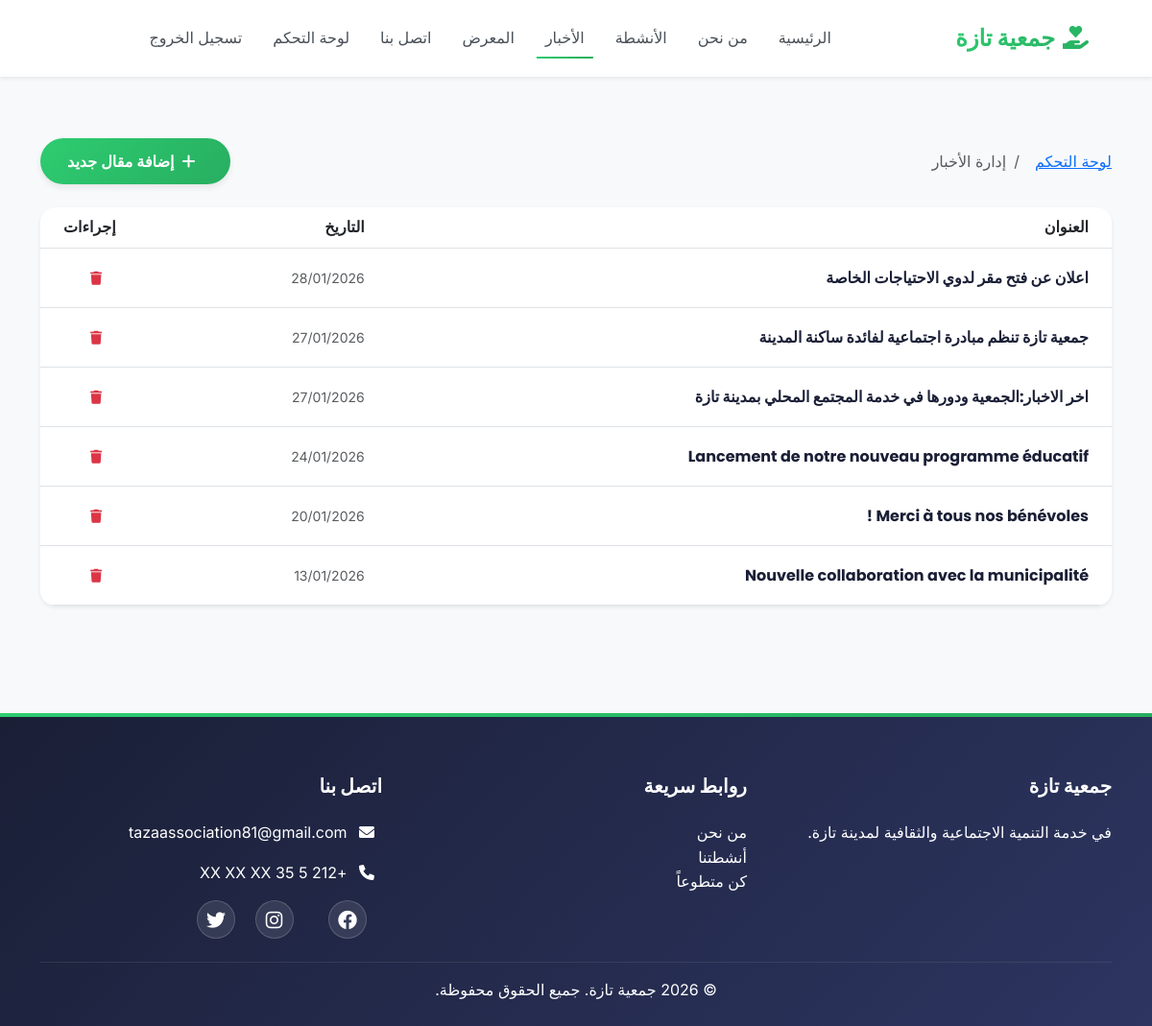
Screenshot of /admin/news/manage (signed in) with the database file from the repository.
### app/models.py (models this page shows)
class News(db.Model):
    id = db.Column(db.Integer, primary_key=True)
    title = db.Column(db.String(100), nullable=False)
    date_posted = db.Column(db.DateTime, nullable=False, default=datetime.utcnow)
    content = db.Column(db.Text, nullable=False)
    image_file = db.Column(db.String(20), nullable=False, default='default.jpg')

### app/routes.py (the view)
@main.route('/admin/news/manage')
@login_required
def manage_news():
    news_items = News.query.order_by(News.date_posted.desc()).all()
    return render_template('admin/manage_news.html', news_items=news_items)

### app/__init__.py (called while the page is built)
def create_app(config_class=Config):
    app = Flask(__name__)
    app.config.from_object(config_class)
    db.init_app(app)
    mail.init_app(app)
    from flask_login import LoginManager
    login_manager = LoginManager()
    login_manager.login_view = 'main.login'
    login_manager.init_app(app)
    @login_manager.user_loader
    def load_user(user_id):
        from app.models import User
        return User.query.get(int(user_id))
    from app.routes import main
    app.register_blueprint(main)
    with app.app_context():
        from app import models
        db.create_all()
    return app

### app/templates/admin/manage_news.html (shortened to what this page needs)
{% extends "base.html" %}
{% block content %}
<div class="container py-5">
    <div class="d-flex justify-content-between align-items-center mb-4">
        <nav aria-label="breadcrumb">
            <ol class="breadcrumb mb-0">
                <li class="breadcrumb-item"><a href="{{ url_for('main.dashboard') }}">لوحة التحكم</a></li>
                <li class="breadcrumb-item active">إدارة الأخبار</li>
            </ol>
        </nav>
        <a href="{{ url_for('main.add_news') }}" class="btn btn-primary">
            <i class="fas fa-plus me-2"></i>إضافة مقال جديد
        </a>
    </div>
    <div class="card shadow-sm border-0">
        <div class="card-body p-0">
            <div class="table-responsive">
                <table class="table table-hover align-middle mb-0">
                    <thead class="bg-light">
                        <tr>
                            <th class="ps-4">العنوان</th>
                            <th>التاريخ</th>
                            <th class="text-end pe-4">إجراءات</th>
                        </tr>
                    </thead>
                    <tbody>
                        {% for item in news_items %}
                        <tr>
                            <td class="ps-4">
                                <h6 class="mb-0">{{ item.title }}</h6>
                            </td>
                            <td>
                                <small class="text-muted">{{ item.date_posted.strftime('%d/%m/%Y') }}</small>
                            </td>
                            <td class="text-end pe-4">
                                <form action="{{ url_for('main.delete_news', news_id=item.id) }}" method="POST"
                                    class="d-inline" onsubmit="return confirm('هل أنت متأكد من حذف هذا المقال؟');">
                                    <button type="submit" class="btn btn-sm btn-outline-danger">
                                        <i class="fas fa-trash"></i>
                                    </button>
                                </form>
                            </td>
                        </tr>
                        {% endfor %}
                    </tbody>
                </table>
            </div>
        </div>
    </div>
</div>
{% endblock %}

### app/static/css/style.css (style rules this page uses)
:root { --primary-dark: #1a1f36; --primary-main: #2d3561; --primary-light: #4a5180; --secondary-dark: #1e8449; --secondary-main: #27ae60; --secondary-light: #52c77a; --accent-orange: #e67e22; --accent-purple: #8e44ad; --accent-blue: #3498db; --accent-red: #e74c3c; --gradient-primary: linear-gradient(135deg, #667eea 0%, #764ba2 100%); --gradient-secondary: linear-gradient(135deg, #2ecc71 0%, #27ae60 100%); --gradient-warm: linear-gradient(135deg, #f093fb 0%, #f5576c 100%); --gradient-ocean: linear-gradient(135deg, #4facfe 0%, #00f2fe 100%); --gradient-sunset: linear-gradient(135deg, #fa709a 0%, #fee140 100%); --gradient-dark: linear-gradient(135deg, #1a1f36 0%, #2d3561 100%); --white: #ffffff; --gray-50: #f8f9fa; --gray-100: #f1f3f5; --gray-200: #e9ecef; --gray-300: #dee2e6; --gray-400: #ced4da; --gray-500: #adb5bd; --gray-600: #6c757d; --gray-700: #495057; --gray-800: #343a40; --gray-900: #212529; --black: #000000; --shadow-sm: 0 2px 4px rgba(0, 0, 0, 0.05); --shadow-md: 0 4px 6px rgba(0, 0, 0, 0.07); --shadow-lg: 0 10px 15px rgba(0, 0, 0, 0.1); --shadow-xl: 0 20px 25px rgba(0, 0, 0, 0.15); --shadow-2xl: 0 25px 50px rgba(0, 0, 0, 0.25); --shadow-colored: 0 10px 30px rgba(103, 126, 234, 0.3); --glass-bg: rgba(255, 255, 255, 0.1); --glass-border: rgba(255, 255, 255, 0.18); --backdrop-blur: blur(10px); --spacing-xs: 0.5rem; --spacing-sm: 1rem; --spacing-md: 1.5rem; --spacing-lg: 2rem; --spacing-xl: 3rem; --spacing-2xl: 4rem; --radius-sm: 0.25rem; --radius-md: 0.5rem; --radius-lg: 1rem; --radius-xl: 1.5rem; --radius-full: 9999px; --transition-fast: 150ms ease-in-out; --transition-base: 250ms ease-in-out; --transition-slow: 350ms ease-in-out; }
* { margin: 0; padding: 0; box-sizing: border-box; }
html { scroll-behavior: smooth; }
body { font-family: 'Inter', -apple-system, BlinkMacSystemFont, 'Segoe UI', sans-serif; color: var(--gray-800); line-height: 1.6; background-color: var(--gray-50); overflow-x: hidden; }
h1, h2, h3, h4, h5, h6 { font-family: 'Poppins', sans-serif; font-weight: 700; line-height: 1.2; color: var(--primary-dark); }
.card { border: none; border-radius: var(--radius-lg); box-shadow: var(--shadow-md); transition: all var(--transition-base); overflow: hidden; background: var(--white); }
.btn { font-family: 'Inter', sans-serif; font-weight: 600; padding: 0.75rem 1.75rem; border-radius: var(--radius-full); transition: all var(--transition-base); border: none; position: relative; overflow: hidden; }
.btn-primary { background: var(--gradient-secondary); color: var(--white); box-shadow: var(--shadow-md); }

### rows the page displays
News: title "اعلان عن فتح مقر لدوي الاحتياجات الخاصة", date_posted "28/01/2026"
News: title "جمعية تازة تنظم مبادرة اجتماعية لفائدة ساكنة المدينة", date_posted "27/01/2026"
News: title "اخر الاخبار:الجمعية ودورها في خدمة المجتمع المحلي بمدينة تازة", date_posted "27/01/2026"
News: title "Lancement de notre nouveau programme éducatif", date_posted "24/01/2026"
News: title "Merci à tous nos bénévoles !", date_posted "20/01/2026"
News: title "Nouvelle collaboration avec la municipalité", date_posted "13/01/2026"
